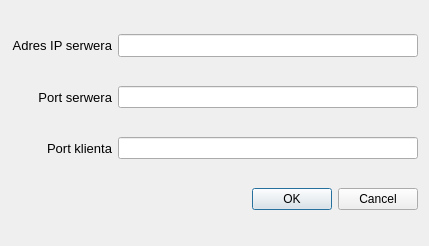
<?xml version="1.0" encoding="UTF-8"?>
<ui version="4.0">
 <class>connection</class>
 <widget class="QDialog" name="connection">
  <property name="geometry">
   <rect>
    <x>0</x>
    <y>0</y>
    <width>429</width>
    <height>246</height>
   </rect>
  </property>
  <property name="windowTitle">
   <string>Ustawienia połączeń</string>
  </property>
  <layout class="QGridLayout" name="gridLayout">
   <item row="0" column="0">
    <widget class="QLabel" name="IPlabel">
     <property name="font">
      <font>
       <pointsize>10</pointsize>
      </font>
     </property>
     <property name="text">
      <string>Adres IP serwera</string>
     </property>
     <property name="alignment">
      <set>Qt::AlignRight|Qt::AlignTrailing|Qt::AlignVCenter</set>
     </property>
    </widget>
   </item>
   <item row="0" column="1">
    <widget class="QLineEdit" name="IP_addr">
     <property name="font">
      <font>
       <pointsize>10</pointsize>
      </font>
     </property>
    </widget>
   </item>
   <item row="1" column="0">
    <widget class="QLabel" name="serwerPortLabel">
     <property name="font">
      <font>
       <pointsize>10</pointsize>
      </font>
     </property>
     <property name="text">
      <string>Port serwera</string>
     </property>
     <property name="alignment">
      <set>Qt::AlignRight|Qt::AlignTrailing|Qt::AlignVCenter</set>
     </property>
    </widget>
   </item>
   <item row="1" column="1">
    <widget class="QLineEdit" name="serwerPort"/>
   </item>
   <item row="2" column="0">
    <widget class="QLabel" name="klientPortLabel">
     <property name="font">
      <font>
       <pointsize>10</pointsize>
      </font>
     </property>
     <property name="text">
      <string>Port klienta</string>
     </property>
     <property name="alignment">
      <set>Qt::AlignRight|Qt::AlignTrailing|Qt::AlignVCenter</set>
     </property>
    </widget>
   </item>
   <item row="2" column="1">
    <widget class="QLineEdit" name="klientPort">
     <property name="text">
      <string/>
     </property>
    </widget>
   </item>
   <item row="3" column="0" colspan="2">
    <widget class="QDialogButtonBox" name="buttonBox">
     <property name="orientation">
      <enum>Qt::Horizontal</enum>
     </property>
     <property name="standardButtons">
      <set>QDialogButtonBox::Cancel|QDialogButtonBox::Ok</set>
     </property>
    </widget>
   </item>
  </layout>
 </widget>
 <tabstops>
  <tabstop>serwerPort</tabstop>
  <tabstop>klientPort</tabstop>
  <tabstop>buttonBox</tabstop>
 </tabstops>
 <resources/>
 <connections>
  <connection>
   <sender>buttonBox</sender>
   <signal>accepted()</signal>
   <receiver>connection</receiver>
   <slot>accept()</slot>
   <hints>
    <hint type="sourcelabel">
     <x>248</x>
     <y>254</y>
    </hint>
    <hint type="destinationlabel">
     <x>157</x>
     <y>274</y>
    </hint>
   </hints>
  </connection>
  <connection>
   <sender>buttonBox</sender>
   <signal>rejected()</signal>
   <receiver>connection</receiver>
   <slot>reject()</slot>
   <hints>
    <hint type="sourcelabel">
     <x>316</x>
     <y>260</y>
    </hint>
    <hint type="destinationlabel">
     <x>286</x>
     <y>274</y>
    </hint>
   </hints>
  </connection>
 </connections>
</ui>
